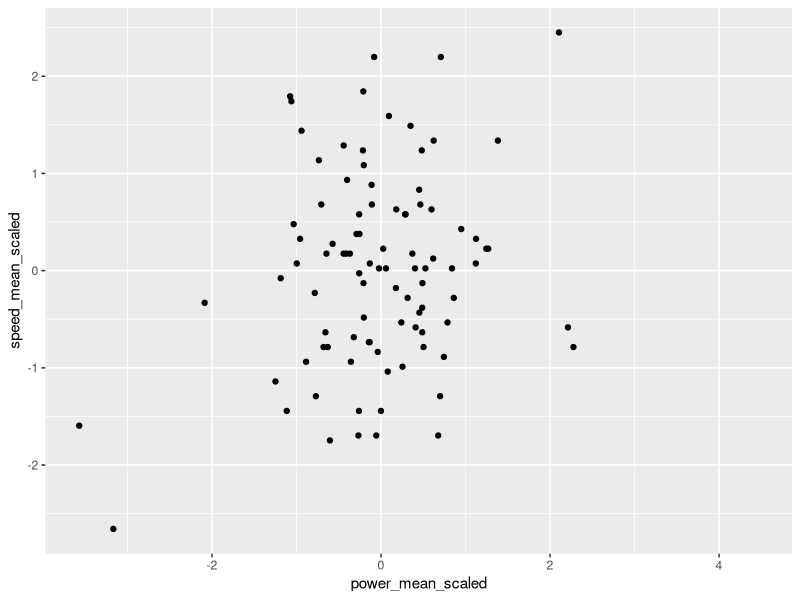

The R source for this figure:
library(tidyverse)

speed_coef <- read_csv('speed_coeff.csv')

power_coef <- read_csv("power_coeff.csv")

power_coef$mean_scaled <- scale(power_coef$mean)[,1]
speed_coef$mean_scaled <- scale(speed_coef$mean)[,1]
power_coef$tackle_name <- str_replace(power_coef$tackle_name, '_', " ")

power_coef_filt <- power_coef %>% select(mean_scaled, sd, tackle_name) %>%
  rename(power_mean_scaled = mean_scaled, power_sd = sd)
speed_coef_filt <- speed_coef %>% select(mean_scaled, sd, tackle_name) %>%
  rename(speed_mean_scaled = mean_scaled, speed_sd = sd)

plot_data <- full_join(power_coef_filt, speed_coef_filt, by="tackle_name")

ggplot(plot_data, aes(power_mean_scaled, speed_mean_scaled)) + geom_point()

